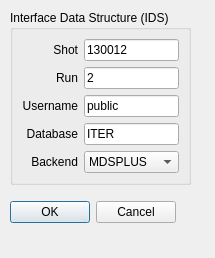
<?xml version="1.0" encoding="UTF-8"?>
<ui version="4.0">
 <author>Leon Kos</author>
 <class>Dialog</class>
 <widget class="QDialog" name="Dialog">
  <property name="geometry">
   <rect>
    <x>0</x>
    <y>0</y>
    <width>215</width>
    <height>258</height>
   </rect>
  </property>
  <property name="windowTitle">
   <string>Dialog</string>
  </property>
  <widget class="QDialogButtonBox" name="buttonBox">
   <property name="geometry">
    <rect>
     <x>10</x>
     <y>200</y>
     <width>166</width>
     <height>24</height>
    </rect>
   </property>
   <property name="orientation">
    <enum>Qt::Horizontal</enum>
   </property>
   <property name="standardButtons">
    <set>QDialogButtonBox::Cancel|QDialogButtonBox::Ok</set>
   </property>
  </widget>
  <widget class="QGroupBox" name="groupBox_ids">
   <property name="geometry">
    <rect>
     <x>10</x>
     <y>10</y>
     <width>181</width>
     <height>175</height>
    </rect>
   </property>
   <property name="title">
    <string>Interface Data Structure (IDS) </string>
   </property>
   <layout class="QGridLayout" name="gridLayout">
    <item row="0" column="0">
     <widget class="QLabel" name="label">
      <property name="text">
       <string>Shot</string>
      </property>
      <property name="alignment">
       <set>Qt::AlignRight|Qt::AlignTrailing|Qt::AlignVCenter</set>
      </property>
     </widget>
    </item>
    <item row="0" column="1">
     <widget class="QLineEdit" name="lineEdit_shot">
      <property name="text">
       <string>130012</string>
      </property>
     </widget>
    </item>
    <item row="1" column="0">
     <widget class="QLabel" name="label_2">
      <property name="text">
       <string>Run</string>
      </property>
      <property name="alignment">
       <set>Qt::AlignRight|Qt::AlignTrailing|Qt::AlignVCenter</set>
      </property>
     </widget>
    </item>
    <item row="1" column="1">
     <widget class="QLineEdit" name="lineEdit_run">
      <property name="text">
       <string>2</string>
      </property>
     </widget>
    </item>
    <item row="2" column="0">
     <widget class="QLabel" name="label_3">
      <property name="text">
       <string>Username</string>
      </property>
      <property name="alignment">
       <set>Qt::AlignRight|Qt::AlignTrailing|Qt::AlignVCenter</set>
      </property>
     </widget>
    </item>
    <item row="2" column="1">
     <widget class="QLineEdit" name="lineEdit_username">
      <property name="text">
       <string>public</string>
      </property>
     </widget>
    </item>
    <item row="3" column="0">
     <widget class="QLabel" name="label_4">
      <property name="text">
       <string>Database</string>
      </property>
      <property name="alignment">
       <set>Qt::AlignRight|Qt::AlignTrailing|Qt::AlignVCenter</set>
      </property>
     </widget>
    </item>
    <item row="3" column="1">
     <widget class="QLineEdit" name="lineEdit_database">
      <property name="text">
       <string>ITER</string>
      </property>
     </widget>
    </item>
    <item row="4" column="0">
     <widget class="QLabel" name="label_5">
      <property name="text">
       <string>Backend</string>
      </property>
      <property name="alignment">
       <set>Qt::AlignRight|Qt::AlignTrailing|Qt::AlignVCenter</set>
      </property>
     </widget>
    </item>
    <item row="4" column="1">
     <widget class="QComboBox" name="comboBox_backend">
      <item>
       <property name="text">
        <string>MDSPLUS</string>
       </property>
      </item>
      <item>
       <property name="text">
        <string>HDF5</string>
       </property>
      </item>
      <item>
       <property name="text">
        <string>MEMORY</string>
       </property>
      </item>
      <item>
       <property name="text">
        <string>ASCII</string>
       </property>
      </item>
     </widget>
    </item>
   </layout>
  </widget>
 </widget>
 <resources/>
 <connections>
  <connection>
   <sender>buttonBox</sender>
   <signal>accepted()</signal>
   <receiver>Dialog</receiver>
   <slot>accept()</slot>
   <hints>
    <hint type="sourcelabel">
     <x>248</x>
     <y>254</y>
    </hint>
    <hint type="destinationlabel">
     <x>157</x>
     <y>274</y>
    </hint>
   </hints>
  </connection>
  <connection>
   <sender>buttonBox</sender>
   <signal>rejected()</signal>
   <receiver>Dialog</receiver>
   <slot>reject()</slot>
   <hints>
    <hint type="sourcelabel">
     <x>316</x>
     <y>260</y>
    </hint>
    <hint type="destinationlabel">
     <x>286</x>
     <y>274</y>
    </hint>
   </hints>
  </connection>
 </connections>
</ui>
